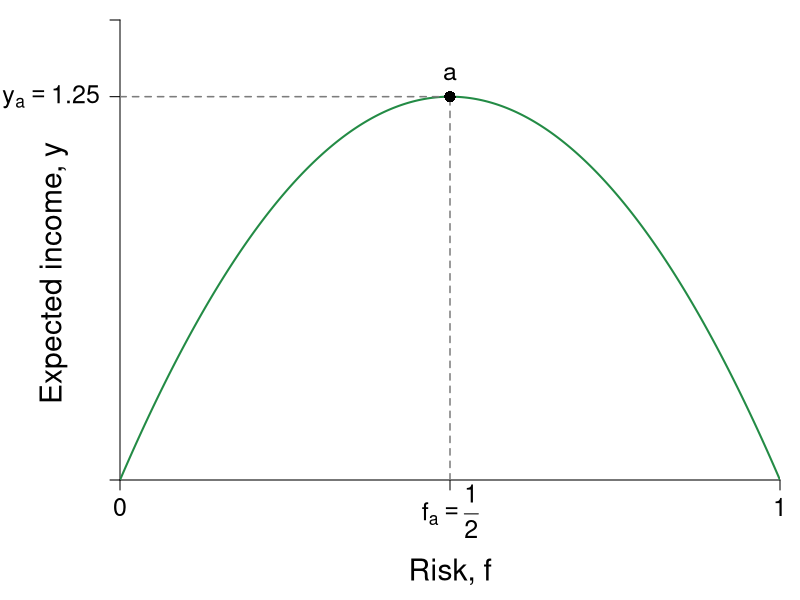

R code for this plot:
#Graph Designer: Simon Halliday, Scott Cohn
#Authors: Bowles, Foley and Halliday
#Title: Coordination, Conflict and Competition: A Text in Microeconomics

library(shape)
pdf(file = "credit/return_maximization.pdf", width = 8, height = 6)

#Set parameters for graphics
pointsize <- 1.8
axislabelsize <- 1.8
labelsize <- 1.5
namesize <- 1.8
annotatesize <- 1.5
graphlinewidth <- 2
segmentlinewidth <- 1.5

COL <- c("#7fc97f", "#beaed4", "#fdc086", "#ffff99", "#386cb0", "#f0027f", "#bf5b17", "#666666")
COLA <- c("#e0f3db", "#99d8c9","#66c2a4","#41ae76", "#238b45", "#005824")
COLB <- c("#c6dbef", "#4eb3d3", "#2b8cbe", "#0868ac","#084081")
COLC <- c("#fcfbfd", "#efedf5", "#dadaeb", "#bcbddc", "#9e9ac8", "#807dba", "#6a51a3", "#54278f", "#3f007d")
grays <- gray.colors(25, start = 1, end = 0)

#Edited the margins to cater for the larger LHS labels
par(mar =  c(6, 6, 1, 1))

return <- function(f, mu = 5){
  mu*f*(1 - f)
}

indiffA <- function(x, alpha = 0.7, uA = 4) {
  (uA / x^alpha)^(1/(1 - alpha))
}

trsline <- function(x, constant = 10, slope = 4){
  constant - (slope)*x
}

ff <- function(x, c = 12, s = 1/3){
  c - s*x
}

xlims <- c(0, 1)
ylims <- c(0, 1.5)

npts <- 501 
x <- seq(xlims[1], xlims[2], length.out = npts)
y <- seq(ylims[1], ylims[2], length.out = npts) 
a <- c(2, 4, 6)

plot(0, 0, xlim = xlims, ylim = ylims, type = "n",
     xlab = expression(paste("")),
     ylab = expression(paste("")), 
     xaxt = "n", 
     yaxt = "n", 
     cex.lab = axislabelsize, 
     bty = "n", 
     xaxs = "i", 
     yaxs = "i"
)



ticksy <- c(ylims[1], return(f = 0.5), ylims[2])
ylabels <- c(NA, expression(paste(y[a] == 1.25)), NA)
ticksx <- c(xlims[1], 0.5, xlims[2])
xlabels <- c(0, NA, 1)

axis(1, at = ticksx, pos = 0, labels = xlabels, cex.axis = labelsize)
axis(2, at = ticksy, pos = 0, labels = ylabels, las = 1, cex.axis = labelsize)

npts <- 500 
xx1 <- seq(xlims[1], xlims[2], length.out = npts)
xx2 <- seq(0, xlims[2], length.out = npts)
xx3 <- seq(1.5, 2.5, length.out = npts)
xx4 <- seq(3, 5, length.out = npts)
xx5 <- seq(7, 9, length.out = npts)

#Draw the graphs
lines(xx1, return(xx1), col = COLA[5], lwd = graphlinewidth)

#Axis labels
#mtext(expression(paste("Risk, ", f)), side = 1, line = 2.5, cex = axislabelsize)
text(0.5*(xlims[2]), -0.3, expression(paste("Risk, ", f)), xpd = TRUE, cex = axislabelsize) 
text(0.5*(xlims[2]), -0.1, expression(paste(f[a] == frac(1, 2))), xpd = TRUE, cex = labelsize) 

text(-0.1, 0.45*(ylims[2]), expression(paste("Expected income, ", y)), xpd = TRUE, cex = axislabelsize, srt = 90) 

segments(0.5, 0, 0.5, return(0.5), lty = 2, col = grays[20] , lwd = segmentlinewidth)
segments(0, return(0.5), 0.5, return(0.5), lty = 2, col = grays[20] , lwd = segmentlinewidth)

#Annotate points (4,4),(2,8),(8,2) on feasibility frontier
text(0.5, return(0.5) + 0.075, expression(paste(a)), cex = labelsize)
points(0.5, return(0.5), pch = 16, col = "black", cex = 1.5)

dev.off()
